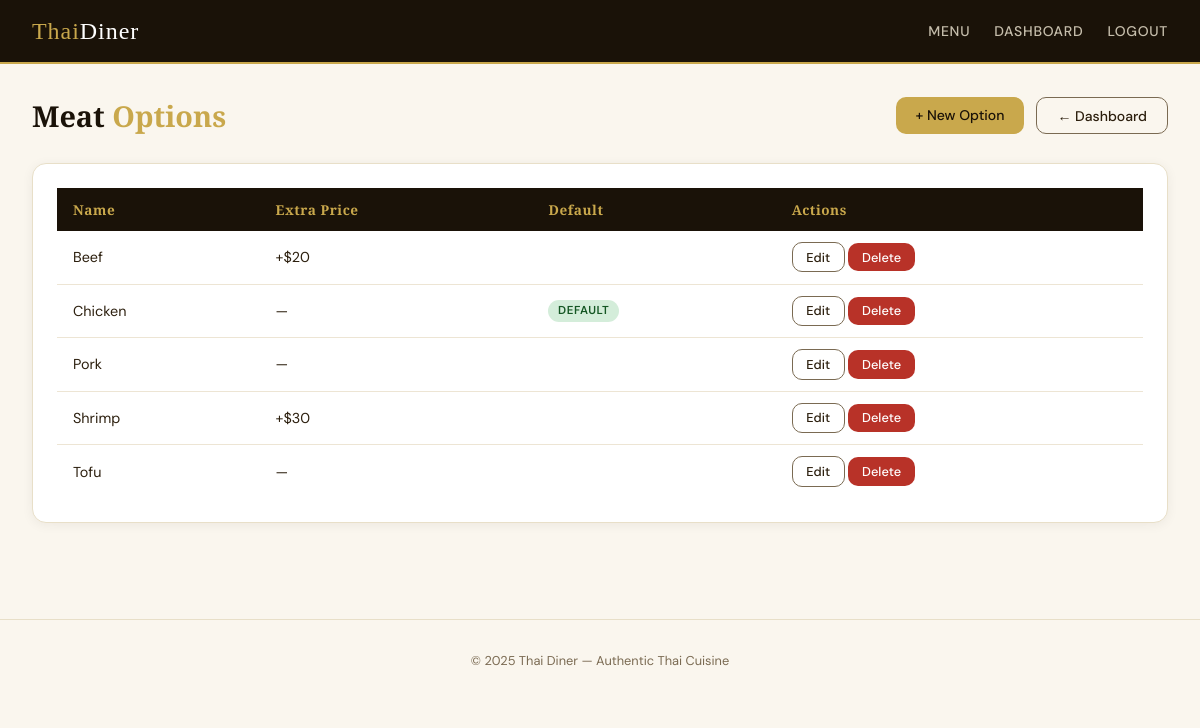
Screenshot of /admin/meats (signed in) with the database file from the repository.
### models.py (models this page shows, shortened)
class MeatOption(db.Model):
    __tablename__ = 'meat_option'
    id          = db.Column(db.Integer, primary_key=True)
    name        = db.Column(db.String(80), nullable=False)           # e.g. "Chicken", "Pork", "Tofu"
    extra_price = db.Column(db.Float, default=0.0, nullable=False)   # extra charge on top of base price
    is_default  = db.Column(db.Boolean, default=False, nullable=False)  # pre-selected option in UI

### app.py (the view)
@app.route('/admin/meats')
@login_required
def admin_meat_list():
    meats = MeatOption.query.order_by(MeatOption.name).all()
    return render_template('admin/meat_list.html', meat_options=meats)

### app.py (called while the page is built)
@login_manager.user_loader
def load_user(user_id):
    return Admin.query.get(int(user_id))

### templates/admin/meat_list.html (shortened to what this page needs)
{% extends "base.html" %}
{% block content %}
<main>
  <div class="page-header">
    <h1 class="page-title">Meat <span>Options</span></h1>
    <div style="display:flex;gap:0.75rem">
      <a href="{{ url_for('admin_meat_new') }}" class="btn btn-gold">+ New Option</a>
      <a href="{{ url_for('admin_dashboard') }}" class="btn btn-outline">← Dashboard</a>
    </div>
  </div>
  <div class="card">
    <div class="table-wrap">
      <table>
        <thead><tr><th>Name</th><th>Extra Price</th><th>Default</th><th>Actions</th></tr></thead>
        <tbody>
          {% for m in meat_options %}
          <tr>
            <td>{{ m.name }}</td>
            <td>{{ '+$' ~ "%.0f"|format(m.extra_price) if m.extra_price > 0 else '—' }}</td>
            <td>{% if m.is_default %}<span class="badge badge-green">Default</span>{% endif %}</td>
            <td>
              <a href="{{ url_for('admin_meat_edit', meat_id=m.id) }}" class="btn btn-outline btn-sm">Edit</a>
              <form style="display:inline" method="POST" action="{{ url_for('admin_meat_delete', meat_id=m.id) }}"
                    onsubmit="return confirm('Delete {{ m.name }}?')">
                <button class="btn btn-danger btn-sm">Delete</button>
              </form>
            </td>
          </tr>
          {% else %}
          <tr><td colspan="4" style="text-align:center;color:var(--muted);padding:2rem">No meat options yet.</td></tr>
          {% endfor %}
        </tbody>
      </table>
    </div>
  </div>
</main>
{% endblock %}

### templates/base.html (shortened to what this page needs)
<!DOCTYPE html>
<html lang="en">
<head>
</head>
<body>
  <nav>
    <a href="{{ url_for('menu') }}" class="nav-brand">Thai<span>Diner</span></a>
    <div class="nav-links">
      <a href="{{ url_for('menu') }}">Menu</a>
      {% if current_user.is_authenticated %}
        <a href="{{ url_for('admin_dashboard') }}">Dashboard</a>
        <a href="{{ url_for('admin_logout') }}">Logout</a>
      {% else %}
        <a href="{{ url_for('admin_login') }}">Admin</a>
      {% endif %}
    </div>
  </nav>
  {% block content %}{% endblock %}
  <footer>
    &copy; {{ 2025 }} Thai Diner &mdash; Authentic Thai Cuisine
  </footer>
</body>
</html>

### templates/base.html (style rules this page uses)
:root { --gold: #c9a84c; --gold-lt: #e8c97a; --dark: #1a1208; --brown: #3b2a14; --cream: #faf6ee; --warm: #f0e8d4; --red: #b83228; --text: #2c1f0e; --muted: #7a6a52; --radius: 10px; }
*, *::before, *::after { box-sizing: border-box; margin: 0; padding: 0; }
body { font-family: 'DM Sans', sans-serif; background: var(--cream); color: var(--text); min-height: 100vh; }
nav { background: var(--dark); padding: 0 2rem; display: flex; align-items: center; justify-content: space-between; height: 64px; border-bottom: 2px solid var(--gold); position: sticky; top: 0; z-index: 100; }
.nav-brand { font-family: 'Playfair Display', serif; font-size: 1.5rem; color: var(--gold); text-decoration: none; letter-spacing: 0.04em; }
.nav-brand span { color: #fff; font-weight: 400; }
.nav-links { display: flex; gap: 1.5rem; align-items: center; }
.nav-links a { color: var(--warm); text-decoration: none; font-size: 0.875rem; font-weight: 500; letter-spacing: 0.05em; text-transform: uppercase; opacity: 0.8; transition: opacity 0.2s, color 0.2s; }
main { padding: 2rem; max-width: 1200px; margin: 0 auto; }
.btn { display: inline-block; padding: 0.55rem 1.25rem; border-radius: var(--radius); font-family: 'DM Sans', sans-serif; font-size: 0.875rem; font-weight: 500; cursor: pointer; border: none; text-decoration: none; transition: opacity 0.2s, transform 0.1s; }
.btn-gold { background: var(--gold); color: var(--dark); }
.btn-danger { background: var(--red); color: #fff; }
.btn-outline { background: transparent; color: var(--text); border: 1.5px solid var(--muted); }
.btn-sm { padding: 0.35rem 0.85rem; font-size: 0.8rem; }
.card { background: #fff; border-radius: 14px; border: 1px solid #e8dfc8; padding: 1.5rem; box-shadow: 0 2px 12px rgba(26,18,8,0.06); }
.table-wrap { overflow-x: auto; }
table { width: 100%; border-collapse: collapse; font-size: 0.9rem; }
th { background: var(--dark); color: var(--gold); font-family: 'Playfair Display', serif; font-size: 0.85rem; font-weight: 600; padding: 0.75rem 1rem; text-align: left; letter-spacing: 0.04em; }
td { padding: 0.7rem 1rem; border-bottom: 1px solid #ede5d4; vertical-align: middle; }
tr:last-child td { border-bottom: none; }
.page-header { display: flex; align-items: center; justify-content: space-between; margin-bottom: 1.75rem; }
.page-title { font-family: 'Playfair Display', serif; font-size: 1.8rem; color: var(--dark); font-weight: 700; }
.page-title span { color: var(--gold); }
.badge { display: inline-block; padding: 0.2rem 0.6rem; border-radius: 999px; font-size: 0.72rem; font-weight: 600; text-transform: uppercase; letter-spacing: 0.05em; }
.badge-green { background: #d4edda; color: #155724; }
footer { text-align: center; padding: 2rem; color: var(--muted); font-size: 0.8rem; border-top: 1px solid #e8dfc8; margin-top: 4rem; }

### rows the page displays
MeatOption: name "Beef", extra_price "+$20"
MeatOption: name "Chicken", extra_price "—", is_default "DEFAULT"
MeatOption: name "Pork", extra_price "—"
MeatOption: name "Shrimp", extra_price "+$30"
MeatOption: name "Tofu", extra_price "—"

### other values shown
{{ 2025 }} "2025"
